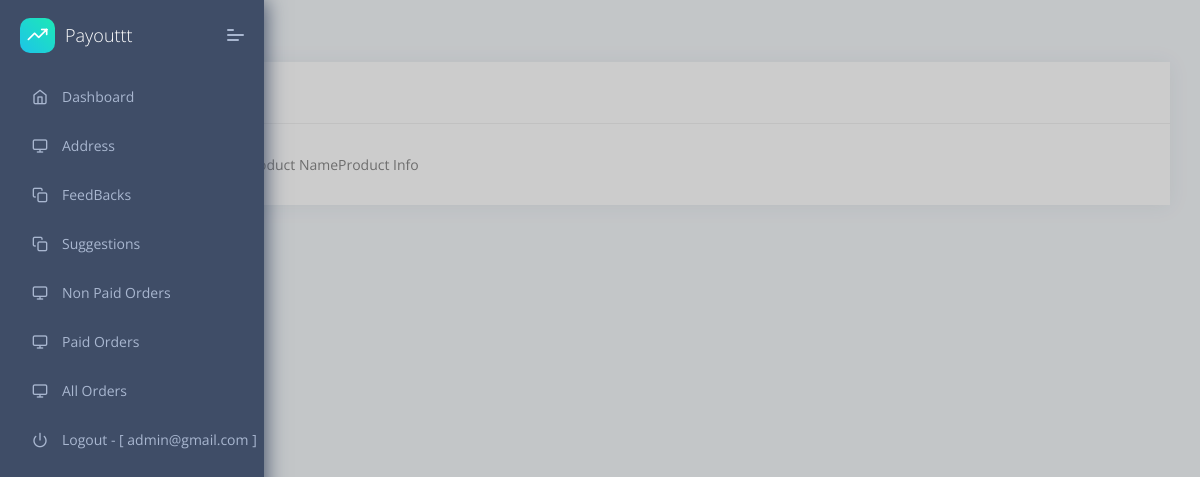
The app's page /dashboard/suggestions/ (signed in), older data.
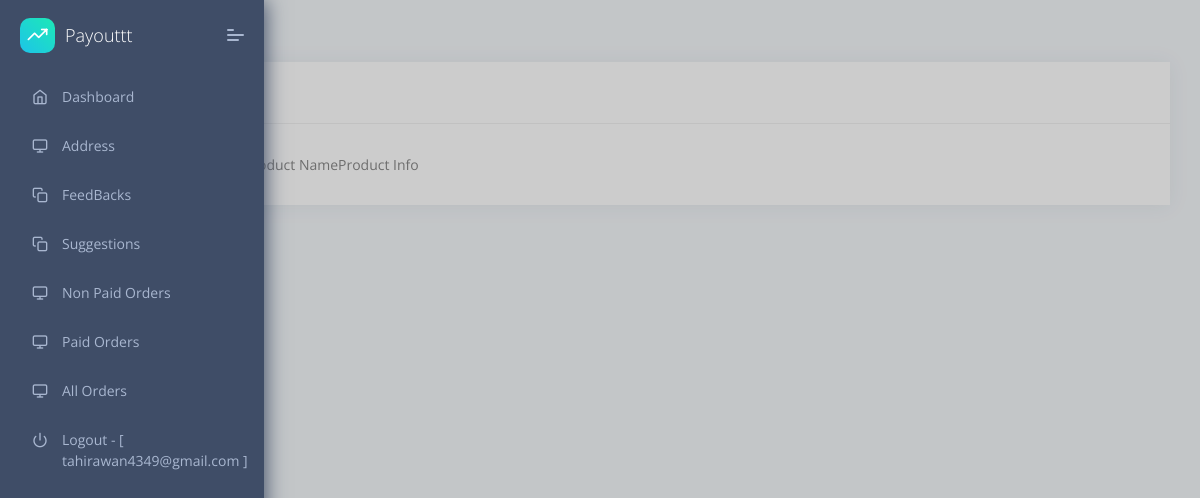
The same page, newer data.
### accounts/models.py (models this page shows, shortened)
class User(AbstractUser):
    SELLER = 'seller'
    BUYER = 'buyer'
    USER_TYPES = (
        (SELLER, 'Seller'),
        (BUYER, 'Buyer'),
    )
    username = None
    email = models.EmailField(_('email address'), unique=True)
    full_name = models.CharField(max_length=100, null=True, blank=True)
    phone_number = PhoneNumberField(null=True, blank=True)
    verified_account = models.BooleanField(default=False)
    street_address = models.CharField(max_length=120, null=True, blank=True)
    city = models.CharField(max_length=120, null=True, blank=True)
    state = models.CharField(max_length=2, choices=STATE_CHOICES, null=True, blank=True)
    zip_code = models.IntegerField(default=0)
    business_name = models.CharField(max_length=120, null=True, blank=True)
    user_type = models.CharField(max_length=10, choices=USER_TYPES, default=SELLER)
    dwolla_customer_id = models.CharField(max_length=255, null=True, blank=True)
    dwolla_customer_url = models.URLField(max_length=255, null=True, blank=True)
    master_account_url = models.URLField(max_length=255, null=True, blank=True)
    ssn = models.CharField(max_length=50, null=True, blank=True)
    date_of_birth = models.DateField(null=True, blank=True)
    stripe_customer_id = models.CharField(max_length=250, null=True, blank=True)
    stripe_account_id = models.CharField(max_length=250, null=True, blank=True)
    stripe_payment_method = models.CharField(max_length=2000, null=True, blank=True)
    return_address = models.TextField(null=True, blank=True)
    USERNAME_FIELD = 'email'
    REQUIRED_FIELDS = []
    objects = CustomUserManager()
    def __str__(self):
        return self.email

### dashboard/views.py (the view)
# urls.py: path('suggestions/', views.ProductSuggestionsView.as_view(), name='product_suggestions'),
@method_decorator(staff_required, name='dispatch')
class ProductSuggestionsView(LoginRequiredMixin, TemplateView):
    template_name = 'suggestions_products.html'
    def get(self, request, *args, **kwargs):
        suggestions = SuggestProduct.objects.all().order_by('-id')
        return render(request, self.template_name, {'suggestions': suggestions})

### website/context_processors.py (called while the page is built)
def cart_info(request):
    total_cart_items = 0
    if request.user.is_authenticated:
        cart = CartModel.objects.filter(user=request.user, is_active=True).first()
        if cart:
            total_cart_items = cart.cart_item.all().count()
    return {"total_cart_items": total_cart_items}

### dashboard/templates/suggestions_products.html (shortened to what this page needs)
{% extends "layouts/base.html" %}
{% load widget_tweaks %}
{% block content %}
    <div class="pcoded-content">
        <div class="pcoded-inner-content">
            <div class="page-header">
                <div class="page-block">
                    <div class="row align-items-center">
                        <div class="col-md-12">
                            <div class="page-header-title">
                                <h5 class="m-b-10">Suggestions</h5>
                            </div>
                        </div>
                    </div>
                </div>
            </div>
            <div class="main-body">
                <div class="page-wrapper">
                    <div class="row">
                        <div class="col-sm-12">
                            <div class="card">
                                <div class="card-header">
                                    <h5>Suggestions</h5>
                                </div>
                                <div class="card-body">
                                    <div class="row">
                                        <div class="col-12">
                                        </div>
                                    </div>
                                </div>
                            </div>
                        </div>
                    </div>
                </div>
            </div>
        </div>
    </div>
{% endblock content %}

### dashboard/templates/includes/navigation.html
<nav class="pcoded-navbar">
    <div class="navbar-wrapper">
        <div class="navbar-brand header-logo">
            <a target="_blank" href="https://appseed.us/admin-dashboards/django-dashboard-dattaable" class="b-brand">
                <div class="b-bg">
                    <i class="feather icon-trending-up"></i>
                </div>
                <span class="b-title">Payouttt</span>
            </a>
            <a class="mobile-menu" id="mobile-collapse" href="javascript:"><span></span></a>
        </div>
        <div class="navbar-content scroll-div">
            <ul class="nav pcoded-inner-navbar">
                <li data-username="dashboard Default Ecommerce CRM Analytics Crypto Project" class="nav-item {{ dashboard }}">
                    <a href="{% url 'home' %}" class="nav-link "><span class="pcoded-micon"><i
                            class="feather icon-home"></i></span><span class="pcoded-mtext">Dashboard</span></a>
                </li>
                <li data-username="dashboard Default Ecommerce CRM Analytics Crypto Project" class="nav-item {{ address }}">
                    <a href="{% url 'address' %}" class="nav-link "><span class="pcoded-micon"><i
                            class="feather icon-monitor"></i></span><span class="pcoded-mtext">Address</span></a>
                </li>
                <li data-username="dashboard Default Ecommerce CRM Analytics Crypto Project" class="nav-item">
                    <a href="{% url 'dashboard-feedback' %}" class="nav-link "><span class="pcoded-micon"><i
                            class="feather icon-copy"></i></span><span class="pcoded-mtext">FeedBacks</span></a>
                </li>
                <li data-username="dashboard Default Ecommerce CRM Analytics Crypto Project" class="nav-item">
                    <a href="{% url 'product_suggestions' %}" class="nav-link "><span class="pcoded-micon"><i
                            class="feather icon-copy"></i></span><span class="pcoded-mtext">Suggestions</span></a>
                </li>
                <li data-username="dashboard Default Ecommerce CRM Analytics Crypto Project" class="nav-item {{ orders }}">
                    <a href="{% url 'non_paid_orders' %}" class="nav-link "><span class="pcoded-micon"><i
                            class="feather icon-monitor"></i></span><span class="pcoded-mtext">Non Paid Orders</span></a>
                </li>
                <li data-username="dashboard Default Ecommerce CRM Analytics Crypto Project" class="nav-item {{ paid_orders }}">
                    <a href="{% url 'all_paid_orders' %}" class="nav-link "><span class="pcoded-micon"><i
                            class="feather icon-monitor"></i></span><span class="pcoded-mtext">Paid Orders</span></a>
                </li>
                <li data-username="dashboard Default Ecommerce CRM Analytics Crypto Project" class="nav-item {{ all_orders }}">
                    <a href="{% url 'all_orders' %}" class="nav-link "><span class="pcoded-micon"><i
                            class="feather icon-monitor"></i></span><span class="pcoded-mtext">All Orders</span></a>
                </li>
                <li data-username="Disabled Menu" class="nav-item">
                    <a href={% url 'logout' %} class="nav-link">
                            <span class="pcoded-micon">
                                <i class="feather icon-power"></i>
                            </span>
                        <span class="pcoded-mtext">Logout - [ {{ request.user }} ]</span>
                    </a>
                </li>
            </ul>
        </div>
    </div>
</nav>

Row changes from the older to the newer data that the page shows:
changed User: user "admin@gmail.com" → "tahirawan4349@gmail.com"
